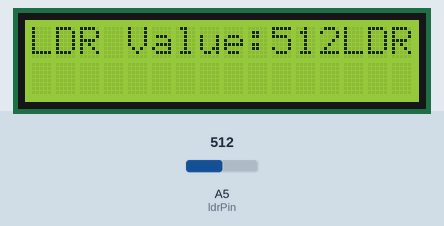
Bench run of a sketch on a simulated Arduino Uno, built with avr-gcc and run on an emulated ATmega328P. On the bench: 16×2 character LCD. Inputs (shaded band) come from the test bench; at power-on: A5 (ldrPin) = 512.

Above: at 1.2 s.
1.3 s: A5 (ldrPin) set to 987
At 5.1 s:
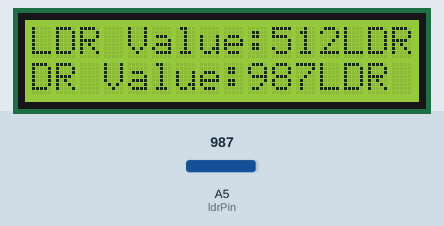
5.4 s: A5 (ldrPin) set to 1008
At 7.7 s:
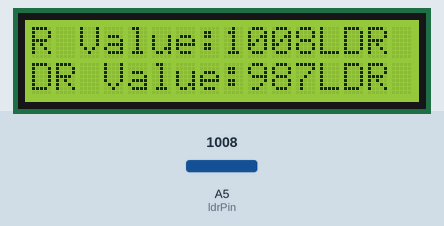
9.5 s: A5 (ldrPin) set to 990
At 13.4 s:
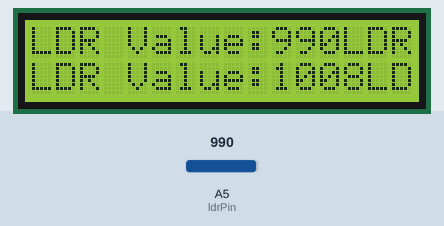
13.6 s: A5 (ldrPin) set to 107
At 17.2 s:
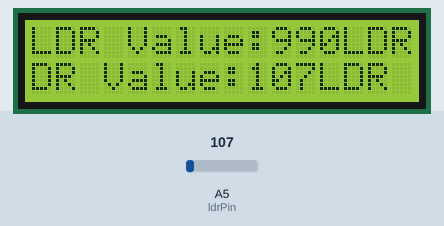
17.5 s: A5 (ldrPin) set to 90
At 21.5 s:
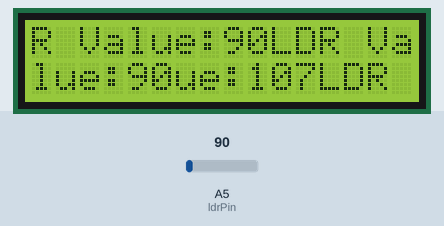
21.6 s: A5 (ldrPin) set to 122
At 26.2 s:
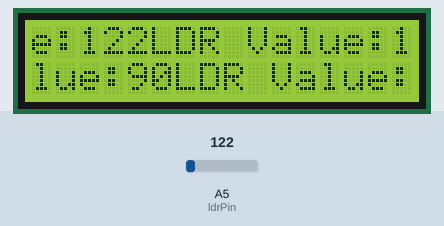
Timing chart, 0 to 27.7 s (numbered marks = the images above; inputs shaded):
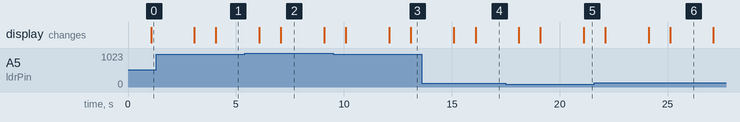

The sketch:

Buzzer_Toggle_on_LDR_Value.ino
```cpp
// including LCD Library
#include <LiquidCrystal.h>

// initialize the library with the numbers of the interface pins
LiquidCrystal lcd(11,12, 14, 15, 16, 17);
// declaring ldr interface pins and input variable
int ldrPin = A5;

void setup()
{
  // set up the LCD's number of columns and rows:
  lcd.begin(16, 2);
  lcd.clear();
  lcd.setCursor(0,0); // set the cursor to col 0 and row 0 of LCD
  // accept ldr input
  pinMode(ldrPin, INPUT);
  Serial.begin(9600);
}

void loop()
{
  int ldrStatus = analogRead(ldrPin);
  lcd.print("LDR Value:"); // prints LDR value to LCD
  lcd.print(ldrStatus); // prints value on variable: ldrStatus to LCD
  if(ldrStatus <= 1000)
  {
    digitalWrite(7, HIGH);// toggle buzzer high on ldr value less than or equal to 1000
    delay(1000);
  }
  else
  {
    digitalWrite(7, LOW);// toggle buzzer low on ldr value more than 1000
    delay(1000);
  }
}
```

Measured:
- the behaviour switches between 999 and 1000 on A5 (ldrPin) (found by bisection; images 1 and 2)
- the behaviour switches between 100 and 99 on A5 (ldrPin) (found by bisection; images 4 and 5)
- after the input at 21.6 s, the display: first differs from a run without the input after 2.5 s (image 6 shows a later state)
- what the display in image 2 shows lasts 2.0 s, from 7.1 s to 9.1 s
